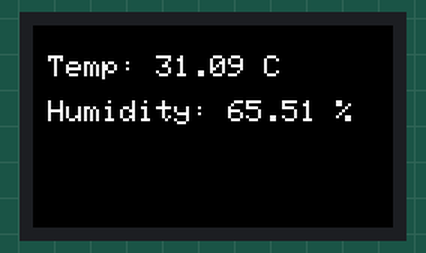
A sketch run on a simulated ESP32. On the bench: 240×135 colour display. WiFi joins after 1.5 s; servers stay silent unless stated; random numbers use the default seed unless the sketch sets one; no MQTT or app messages arrive unless stated; what the sketch prints to the serial monitor is not drawn.

Above: at 1.8 s.
At 6.0 s:
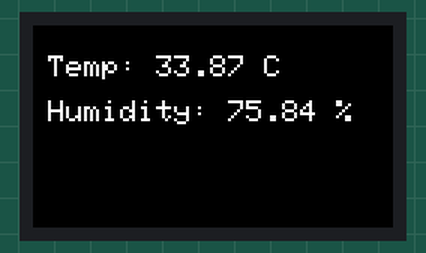
At 10.1 s:
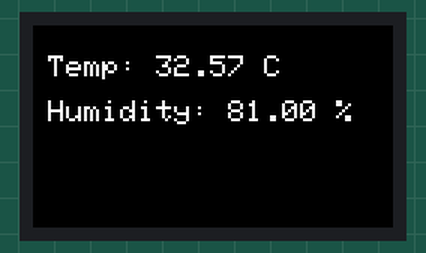
At 19.4 s:
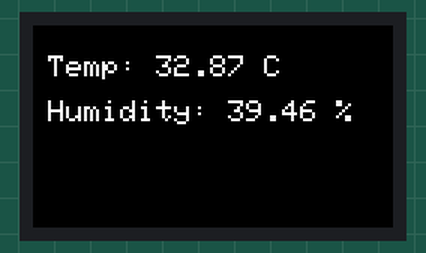
At 28.8 s:
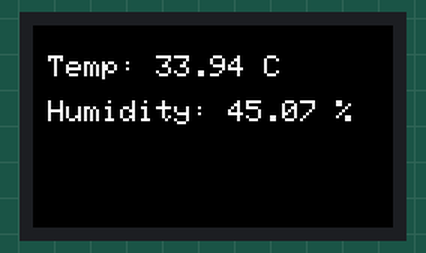
At 38.1 s:
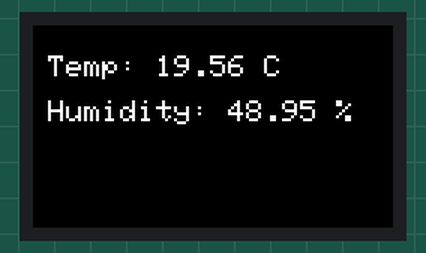

The sketch:

mock-temp.ino
```cpp
//Generates mock temperature data
#include <Wire.h>
#include <M5StickCPlus.h>
#include <WiFi.h>
#include <PubSubClient.h>
#include <ArduinoJson.h>

#define NODE_ID "M3"
#define TOPIC "sensor/temperature"
#define SSID "vqqqq"
#define pw "qwerty123"
#define mqtt_server_ip "192.168.137.253"

// Wi-Fi and MQTT setup
const char* ssid = SSID;
const char* password = pw;
const char* mqtt_server = mqtt_server_ip; // Pi's IP address

const char* mqtt_topic = TOPIC; // MQTT Topic

// Create instances
WiFiClient espClient;
PubSubClient client(espClient);

void setup_wifi() {
    Serial.print("Connecting to Wi-Fi...");
    WiFi.begin(ssid, password);

    while (WiFi.status() != WL_CONNECTED) {
        delay(500);
        Serial.print(".");
    }

    Serial.println("\nWi-Fi connected. IP: " + WiFi.localIP().toString());
}

void reconnect_mqtt() {
    while (!client.connected()) {
        Serial.print("Connecting to MQTT...");
        if (client.connect("M5StickCPlus_Client")) {
            Serial.println("Connected!");
        } else {
            Serial.print("Failed. State=");
            Serial.print(client.state());
            Serial.println(" Retrying in 5s...");
            delay(5000);
        }
    }
}

void setup() {
    Serial.begin(115200);
    while (!Serial) { delay(10); }

    Serial.println("Temperature & Humidity Simulation");

    M5.begin();
    M5.Lcd.setRotation(3);
    M5.Lcd.fillScreen(BLACK);
    M5.Lcd.setTextColor(WHITE);
    M5.Lcd.setTextSize(2);

    setup_wifi();
    client.setServer(mqtt_server, 1883);
    randomSeed(analogRead(0)); // Initialize random generator
}

void loop() {
    if (!client.connected()) {
        reconnect_mqtt();
    }
    client.loop(); // Maintain MQTT connection

    // Generate random values for temperature and humidity
    float temperature = random(15, 35) + random(0, 100) / 100.0;  // 15°C - 35°C
    float humidity = random(30, 90) + random(0, 100) / 100.0;  // 30% - 90% RH

    Serial.print("Temperature: "); Serial.print(temperature); Serial.print(" °C\t");
    Serial.print("Humidity: "); Serial.print(humidity); Serial.println(" %");

    // Display data on M5StickC Plus
    M5.Lcd.fillScreen(BLACK);
    M5.Lcd.setCursor(10, 20);
    M5.Lcd.printf("Temp: %.2f C", temperature);
    M5.Lcd.setCursor(10, 50);
    M5.Lcd.printf("Humidity: %.2f %%", humidity);

    // Create JSON object
    StaticJsonDocument<200> jsonDoc;
    jsonDoc["id"] = NODE_ID;
    jsonDoc["tempe"] = temperature;
    jsonDoc["humidity"] = humidity;

    char jsonBuffer[200];
    serializeJson(jsonDoc, jsonBuffer);

    // Publish JSON to MQTT
    if (client.publish(mqtt_topic, jsonBuffer)) {
        Serial.println("MQTT Message Sent: " + String(jsonBuffer));
    } else {
        Serial.println("MQTT Publish Failed");
    }

    delay(1000); // Wait 1 second before sending again
}
```

Measured:
- what the display in image 0 shows lasts 1.0 s, from 1.8 s to 2.8 s
